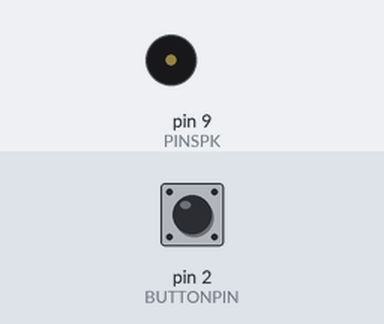
This sketch was run on a simulated Arduino Uno, built with avr-gcc and run on an emulated ATmega328P. Shown: buzzer (waves = sounding). Inputs (shaded band) come from the test bench; at power-on: pin 2 (BUTTONPIN) LOW.

Above: at 1.2 s.
1.3 s: pin 2 (BUTTONPIN) pulled HIGH for 1 s
At 1.42 s:
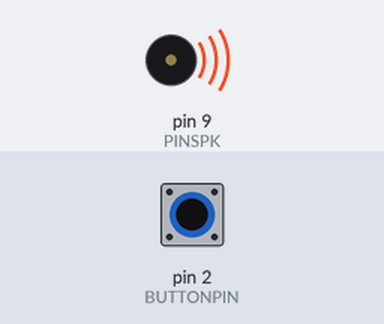
3.8 s: pin 2 (BUTTONPIN) pulled HIGH for 3.2 s
At 8.3 s:
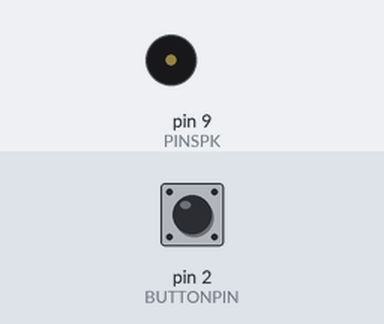
Timing chart, 0 to 9.8 s (numbered marks = the images above; inputs shaded):
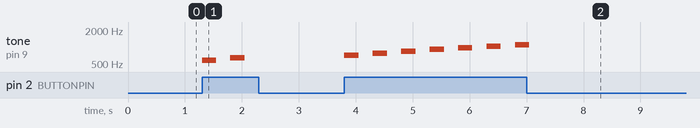

Measured:
- after the input at 1.3 s, tone on pin 9 (PINSPK): silent → 587 Hz at once, → silent 0.25 s later, → 651 Hz 0.25 s later, → silent 0.25 s later
- after the input at 3.8 s, tone on pin 9 (PINSPK): plays 715 Hz for 0.25 s, 779 Hz for 0.25 s, 843 Hz for 0.25 s, 907 Hz for 0.25 s, 971 Hz for 0.25 s, 1035 Hz for 0.25 s … (7 notes in this stretch), starting at once

The sketch:

button_changes_buzzer_pitch.ino
```cpp
/* this program is an extention of the beep_with_functions program.
 * in this program, we will add some logic and a button so that pressing
 * the button will both play a tone from our playTone function, and
 * change the pitch of the tone*/
//-------------------------------------------------
//initialize variables
const int PINSPK = 9;
const int BUTTONPIN = 2;
int buttonState = 0;
int toneFreq = 523; //initial frequency played by the buzzer

void setup() {
  //setup code
  pinMode(PINSPK, OUTPUT);
  pinMode(BUTTONPIN, INPUT); //set pin 2 to input
}

void loop() {
  //our main code goes here
  buttonState = digitalRead(BUTTONPIN); //read the value from pin 2

  if (buttonState == 1) {       //if the button is pressed
      toneFreq += 64;            /* here we add 64 to our beep frequency (another way to
                                  * write this would be: "toneFreq = toneFreq + 64")
                                  */

       playTone(250, toneFreq); //play tone
  }

}

//our playTone function that we call in the main loop
void playTone(int a,int b) {
  tone(PINSPK, b);
  delay(a);
  noTone(PINSPK);
  delay(a);
}
```
